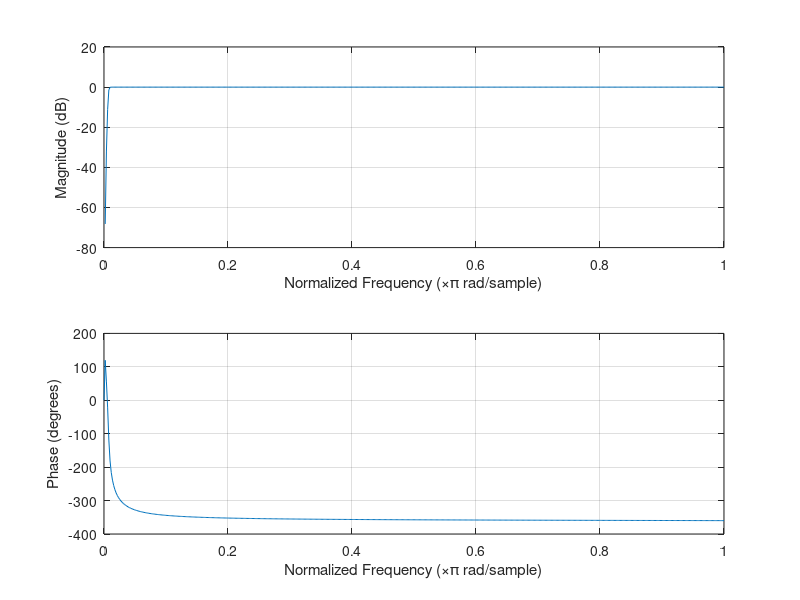
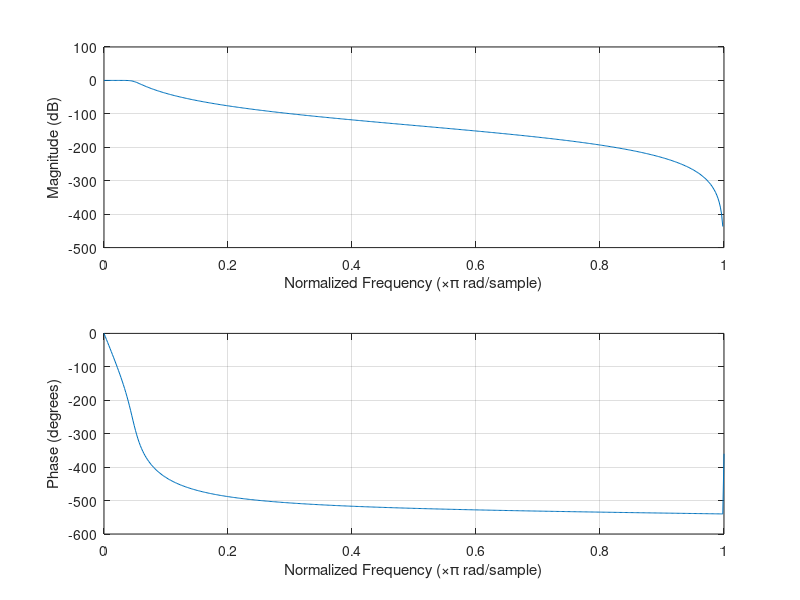

The MATLAB source for these figures, in order: (Note: this script raises an error after producing the figures.)

clc 
clear all
%% Creation des filtres 
% Filtre passe-haut pour avoir la composante AC

Fc_high = 0.9;       %frequence de coupure inférieure à 1 Hz
Fs = 250;      %frequence d'échantillonage 
Wn_high=Fc_high/(Fs/2);  %fréquence de coupure normalisée
[b,a] = butter(6,Wn_high,'high');
figure (1);
freqz(b,a)

% Filtre passe-bas pour avoir la composante DC 

Fc_low=6;
Wn_low=Fc_low/(Fs/2);
[d,c] = butter(6,Wn_low,'low');
figure (2);
freqz(d,c)


%% Lire les signaux et l'afficher
figure(3)
signal=loadSignal('SpO2_signal_normal_BPM');
filteredSignalRedDC=filter(d,c,signal.SpO2Red);
filteredSignalIRDC=filter(d,c,signal.SpO2Infrared);
filteredSignalRedAC=filter(b,a,filteredSignalRedDC);
filteredSignalIRAC=filter(b,a,filteredSignalIRDC);
x=linspace(0,length(filteredSignalRedDC)/Fs,length(filteredSignalRedDC));
plot(x,signal.SpO2Red,x,filteredSignalRedDC,x,filteredSignalIRAC);
legend('Signal before filtering','filtered Signal for high frequencies','filtered Signal to obtain the AC component','Location','Best');

%% Calcul de la fréquence cardiaque et du % de SpO2

% On veut compter les peaks dominant du signal ( correspondant aux battements
% cardiaques ) ; les peaks sont definis comme étant des echantillons plus
% grands que deux de leurs plus proches voisins et plus grand que 1 

nbre_battements=0;
freq_card=zeros(33,1);
for k=2:length(filteredSignalRedAC)-1
    if ( filteredSignalRedAC(k)> filteredSignalRedAC(k-1) && filteredSignalRedAC(k)>filteredSignalRedAC(k+1) && filteredSignalRedAC(k)>1000)
        position(nbre_battements+1)=k;
        nbre_battements=nbre_battements + 1; % ...donc on a pic
        if (nbre_battements>=2) % si on a plus qu'un seul pic 
            % Maintenant , on veut calculer le ratio R
            R(nbre_battements)=((filteredSignalRedAC(k))./(filteredSignalRedDC(k)))./((filteredSignalIRAC(k))./(filteredSignalIRDC(k)));
            % Maintenant, on veut calculer le SpO2 
            SpO2=-50*R.^2 + 5*R + 117;
            % Je calcule la fréquence cardiaque 
            freq_card (nbre_battements) = 60/(k-ancienk)*Fs;
        end
        ancienk=k;
    end
end

%  Pour comparer mon signal de la fréquence cardiaque avec le signal du fichier exemple
%  x2=linspace(1,nbre_battements-1,length(freq_card));
%  figure 
% hold on 
% plot(x2,freq_card,'r');
% plot(signal.HeartRate);
% hold off

% Pour comparer mon SpO2 avec celui du fichier exemple 
% x3 = linspace(1,nbre_battements-1, length(SpO2)); 
% figure (4)
% hold on 
% plot(SpO2);
% plot(signal.SpO2)
% hold off
% 




